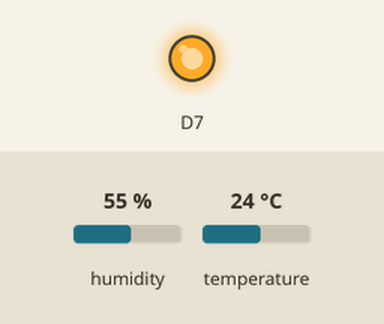
Simulated run of this sketch. Board: Particle Photon. On the bench: output pins drawn as LEDs (lit = HIGH). The inputs (shaded band) are chosen by the test bench; at power-on: humidity 55 %, temperature 24 °C.

Above: at 7.8 s.
At 16.3 s:
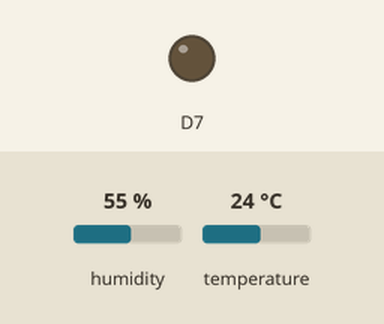
Timing chart, 0 to 25.8 s (numbered marks = the images above):
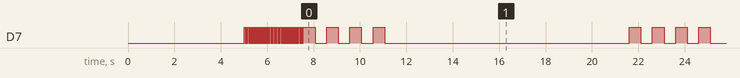

The sketch:

ElectronMonitoringSensors.ino
```cpp
#include "Adafruit_DHT_Particle.h"
#define DHTPIN D5
#define DHTTYPE DHT11
DHT dht(DHTPIN, DHTTYPE);


void setup() {
  pinMode(D7, OUTPUT);
	Particle.publish("state", "DHTxx test start");
	dht.begin();
	delay(5000);
  blinkitbitch(25, 50);
}

void loop() {
	float h = dht.getHumidity();
	float t = dht.getTempCelcius();
	float f = dht.getTempFarenheit();
	if (isnan(h) || isnan(t) || isnan(f)) {
		Particle.publish("SensorErrorStatus", "FAILED TO READ DATA FROM SENSOR", PRIVATE);
    blinkitbitch(25, 500);
		return;
	}
	float hi = dht.getHeatIndex();
	float dp = dht.getDewPoint();
	float k = dht.getTempKelvin();
	Particle.publish("DataFromDHT11_Electron", String::format("{\"Hum(\%)\": %4.2f, \"Temp(°F)\": %4.2f, \"DP(°C)\": %4.2f, \"HI(°C)\": %4.2f}", h, f, dp, hi));

  blinkitbitch(500, 4);
 	delay(10000);
 }

void blinkitbitch(int times, int counts){
   int i;
   for (int i=1; i <= counts; i++){
     digitalWrite(D7, HIGH);
     delay(times);
     digitalWrite(D7, LOW);
     delay(times);
  }
 }
```

Measured:
- by itself, everything shown: repeats every 14.0 s, in 8 steps
